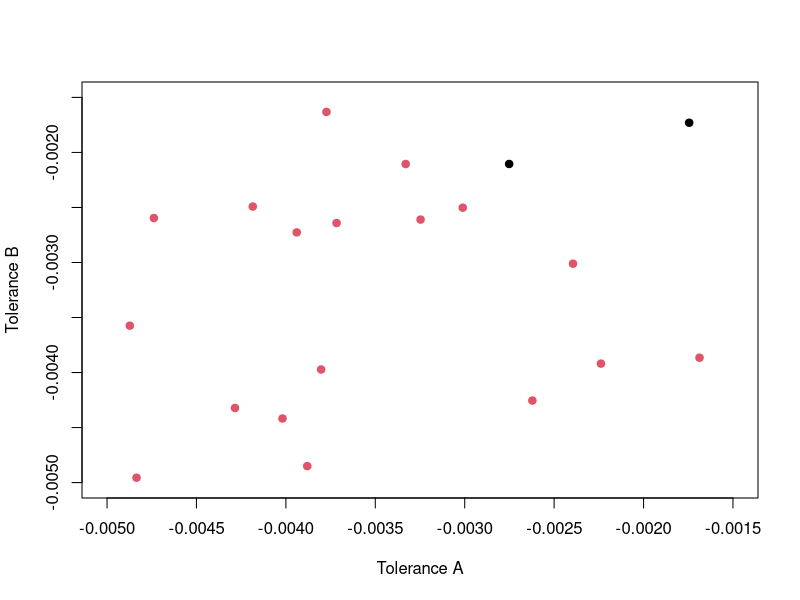
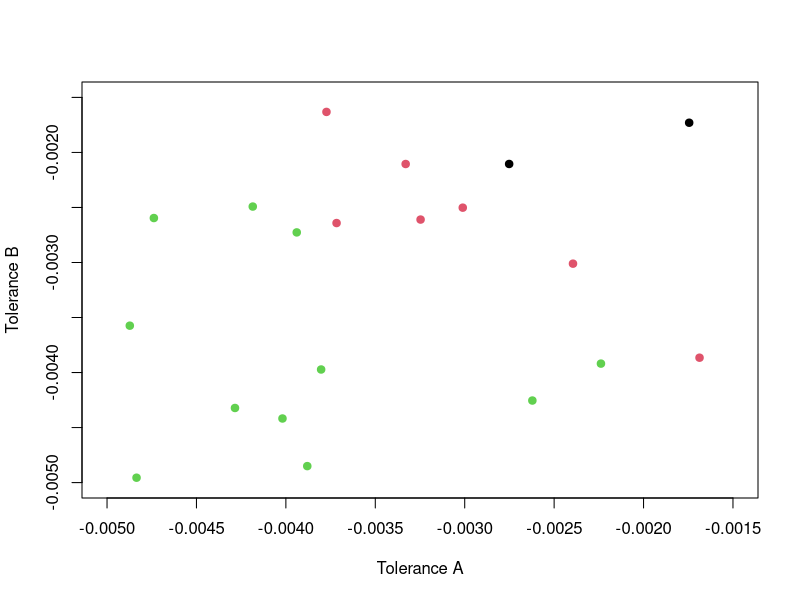

The R script that drew these images, in order: (Note: a time limit stopped this script after it produced the figures.)
require(vegan)
require(MASS)
require(ggplot2)
require(dplyr)

nStressors<-2
reps<-20
Co_sensitivityV<-c("Random","Positive","Negative")
Com_types<-c("Competitive","Facilitative","Trophic")
int_strength<-seq(0,1,by=0.25)

#environmental change####
stress_increase<-6000
stress<-65
stressV<-c(seq(0,stress,length=stress*stress_increase+1))
Tmax<-length(stressV)

samp_stress<-seq(1,Tmax,by=stress_increase)

#function for additive null model####
additive_null<-function(A,B){
  SR<-rep(NA,nrow(A))
  bmass_loss<-SR
  bray<-SR
  if(sum(A[1,])>0 | sum(B[1,])>0){
  hold1<-apply(A,2,function(x){(x[1]-x)/x[1]})+apply(B,2,function(x){(x[1]-x)/x[1]})
  hold1[hold1>1]<-1
  bmass_loss<-rowMeans(hold1*rep(A[1,],each=nrow(hold1)))/mean(A[1,])
  
  hold3<-rep(A[1,],each=nrow(hold1))*(1-hold1)
  bray<-c(0,vegdist(hold3)[1:(nrow(hold3)-1)])
  
  SR<-rowSums(A==0 | B == 0)/sum(A[1,]>0)} 
  return(data.frame(SR=SR,Bmass=bmass_loss,Bray=bray))
}


#data storage####
Vary_int.df<-data.frame(SR=NA,Biomass=NA,Bray.Curtis=NA,Stress=stressV[samp_stress], Reps=rep(1:reps,each=length(samp_stress)),Co_sensitivity=factor(rep(Co_sensitivityV,each=length(samp_stress)*reps),levels = c("Positive","Random","Negative"),ordered = T),Int_strength=rep(int_strength,each=length(samp_stress)*reps*length(Co_sensitivityV)),Com_type=rep(Com_types[1:2],each=length(samp_stress)*reps*length(Co_sensitivityV)*length(int_strength)))
Vary_int_troph.df<-data.frame(SR=NA,Biomass=NA,Bray.Curtis=NA,Stress=stressV[samp_stress], Reps=rep(1:reps,each=length(samp_stress)),Co_sensitivity=factor(rep(Co_sensitivityV,each=length(samp_stress)*reps),levels = c("Positive","Random","Negative"),ordered = T),Int_strength=rep(int_strength,each=length(samp_stress)*reps*length(Co_sensitivityV)),Trophic_level=rep(c("Plant","Herbivore","Carnivore"),each=length(samp_stress)*reps*length(Co_sensitivityV)*length(int_strength)))
Vary_int.df2<-Vary_int.df
Vary_int_troph.df2<-Vary_int_troph.df

Raw_effects.df<-data.frame(SR=NA,Biomass=NA,Bray.Curtis=NA,Stress=stressV[samp_stress],Stressors=rep(factor(c("A","B","AB","Net_effect"),levels=c("AB","A","B","Net_effect"),ordered = T),each=length(samp_stress)),Reps=rep(1:reps,each=length(samp_stress)*4),Co_sensitivity=factor(rep(Co_sensitivityV,each=length(samp_stress)*reps*4),levels = c("Positive","Random","Negative"),ordered = T),Int_strength=rep(int_strength,each=length(samp_stress)*reps*length(Co_sensitivityV)*4),Com_type=rep(Com_types[1:2],each=length(samp_stress)*reps*length(Co_sensitivityV)*length(int_strength)*4))
Raw_effects_troph.df<-data.frame(SR=NA,Biomass=NA,Bray.Curtis=NA,Stress=stressV[samp_stress],Stressors=rep(factor(c("A","B","AB"),levels=c("AB","A","B","Net_effect"),ordered = T),each=length(samp_stress)), Reps=rep(1:reps,each=length(samp_stress)*4),Co_sensitivity=factor(rep(Co_sensitivityV,each=length(samp_stress)*reps*4),levels = c("Positive","Random","Negative"),ordered = T),Int_strength=rep(int_strength,each=length(samp_stress)*reps*length(Co_sensitivityV)*4),Trophic_level=rep(c("Plant","Herbivore","Carnivore"),each=length(samp_stress)*reps*length(Co_sensitivityV)*length(int_strength)*4))

for(com in 1:length(Com_types)){
  print(Com_types[com])
  species<-20
  
  for(r in 1:reps){
    print(paste("Rep",r))
    #make communities####
    BB<-array(0,dim=c(species, species),dimnames=list(1:species,1:species))
    
    intra<--.2
    
    repeat{
      
      #competition
      
      b11=-.15
      BB=b11*matrix(runif(species*species),species,species)
      diag(BB)<-intra
      
      #mixed
      #       hold<-matrix(-1,species,species)
      #       int.n<-sum(hold[upper.tri(hold)])*-1
      #       hold[upper.tri(hold)][sample(int.n, replace=F)<=(0.35*int.n)]<-0.5
      #       hold[lower.tri(hold)][t(hold)[lower.tri(hold)]>0][sample(0.35*int.n, replace=F)<(0.10*int.n)]<-0.5
      #       BB[,,"Mixed"]<-hold*-BB[,,"Competitive"]
      
      #Facilitative
      if(com==2){
        BB<-BB*-0.1#-0.5
        diag(BB)<-intra
      }
      
      #trophic
      if(com==3){
        nprey<-species*0.5
        nherb<-species*0.3
        npred<-species*0.2
        
        trophV<-factor(c(rep("Plants",nprey),rep("Herbivores",nherb),rep("Predators",npred)),levels = c("Plants","Herbivores","Predators"),ordered = T)
        
        b11=0#-.15
        b12=-0.15#-0.3
        b21=0.1
        b23=-.1
        b32= 0.07#.08
        bdiag1=-.2
        bdiag2=-.2
        
        #tritrophic BB Matrix####
        B11=b11*matrix(runif(nprey*nprey),nprey,nprey)
        B12=b12*matrix(runif(nprey*nherb),nprey,nherb)
        B13=matrix(0,nprey,npred)
        B21=b21*matrix(runif(nherb*nprey),nherb,nprey)
        B22=matrix(0,nherb,nherb)
        B23=b23*matrix(runif(nherb*npred),nherb,npred)
        B31=matrix(0,npred,nprey)
        B32=b32*matrix(runif(npred*nherb),npred,nherb)
        B33=matrix(0,npred,npred)
        BB=rbind(cbind(B11 ,B12, B13),cbind(B21,B22, B23),cbind(B31, B32, B33))
        diag(BB)<-bdiag1
        diag(BB[(nprey+nherb+1):species,(nprey+nherb+1):species])<-bdiag2
      }
      
      #weight by species number
      weight=1/(species*4)
      BBhold<-BB*weight
      
      C<-rep(0.1,species)
      if(Com_types[com]=="Trophic"){
        C<-c(rep(0.1,nprey),rep(0,species-nprey))
      }
      btemp1<-BBhold*int_strength[1]
      diag(btemp1)<-diag(BBhold)
      btemp2<-BBhold*int_strength[2]
      diag(btemp2)<-diag(BBhold)
      btemp3<-BBhold*int_strength[3]
      diag(btemp3)<-diag(BBhold)
      btemp4<-BBhold*int_strength[4]
      diag(btemp4)<-diag(BBhold)
      
      if(sum(c(sum(solve(-BBhold,C)>0)==species,sum(solve(-btemp1,C)>=0)==species,sum(solve(-btemp2,C)>0)==species,sum(solve(-btemp3,C)>0)==species,sum(solve(-btemp4,C)>0)==species))==5) break
    }
    
    #tapply(solve(-BBhold[,,com],C),INDEX = trophV,FUN = sum)
    
    for(ct in 1:3){
      #environmental response####
      #start with sensitivity to stress
      sensitivity_scaler<-0.005
      min_sensitivity<-0.3
      if(ct==1){
        #sensitivity<-mvrnorm(n=species,c(0,0),Sigma = matrix(0,2,2)+diag(2)*0.05)
        sensitivity<--matrix(runif(species*2,min = min_sensitivity*sensitivity_scaler,1*sensitivity_scaler),species,2)
      } else {
        #sensitivity<-mvrnorm(n=species,c(0,0),Sigma = matrix(0.9,2,2)+diag(2)*0.05)
        sensitivity1<-mvrnorm(n=species,mu = c(0,0),Sigma = matrix(c(1, 0.9, 0.9, 1), nrow = 2))
        sensitivity<--(pnorm(sensitivity1)*(1-min_sensitivity)+min_sensitivity)*sensitivity_scaler
      }
      if(ct==3){
        sensitivity1[,2]<-sensitivity1[,2]*-1
        sensitivity <- -(pnorm(sensitivity1)*(1-min_sensitivity)+min_sensitivity)*sensitivity_scaler
        
      }
      
      for(k in 1:length(int_strength)){
        BBrun<-BBhold*int_strength[k]
        diag(BBrun)<-diag(BBhold)
        
        #starting abundances
        X<-array(NA,dim=c(Tmax,species,nStressors+1,length(Com_types)))
        X[1,,,com]<-solve(-BBrun,C)
        
        
        for(l in 1:(Tmax-1)){
          Env_resp<-sensitivity[,1]*stressV[l]+sensitivity[,2]*stressV[l]
          X[l+1,,1,com]<-X[l,,1,com]*exp(C+BBrun%*%X[l,,1,com]+Env_resp)
          X[l+1,,1,com][(X[l+1,,1,com]<0.01)]<-0
          
          Env_resp1<-sensitivity[,1]*stressV[l]
          X[l+1,,2,com]<-X[l,,2,com]*exp(C+BBrun%*%X[l,,2,com]+Env_resp1)
          X[l+1,,2,com][(X[l+1,,2,com]<0.01)]<-0
          
          Env_resp2<-sensitivity[,2]*stressV[l]
          X[l+1,,3,com]<-X[l,,3,com]*exp(C+BBrun%*%X[l,,3,com]+Env_resp2)
          X[l+1,,3,com][(X[l+1,,3,com]<0.01)]<-0
        }
        stressL<-20
        extCol<-c(X[samp_stress[stressL],,1,com]==0)
        extCol[X[samp_stress[stressL],,2,com]==0 | X[samp_stress[stressL],,3,com]==0]<-2
        plot(sensitivity, pch=19, ylim=c(-sensitivity_scaler*1,-sensitivity_scaler*min_sensitivity),xlim=c(-sensitivity_scaler*1,-sensitivity_scaler*min_sensitivity),col=extCol+1, xlab="Tolerance A",ylab="Tolerance B")
        
        if(Com_types[com]=="Trophic"){
          AB_plants<-X[samp_stress,trophV=="Plants",1,com]
          A_plants<-X[samp_stress,trophV=="Plants",2,com]
          B_plants<-X[samp_stress,trophV=="Plants",3,com]
          
          AB_herb<-X[samp_stress,trophV=="Herbivores",1,com]
          A_herb<-X[samp_stress,trophV=="Herbivores",2,com]
          B_herb<-X[samp_stress,trophV=="Herbivores",3,com]
          
          AB_pred<-X[samp_stress,trophV=="Predators",1,com]
          A_pred<-X[samp_stress,trophV=="Predators",2,com]
          B_pred<-X[samp_stress,trophV=="Predators",3,com]
          
          #species richness
          srA_prey<-(nprey-specnumber(A_plants))/nprey
          srB_prey<-(nprey-specnumber(B_plants))/nprey
          srAB_prey<-(nprey-specnumber(AB_plants))/nprey
          
          srA_herb<-(nherb-specnumber(A_herb))/nherb
          srB_herb<-(nherb-specnumber(B_herb))/nherb
          srAB_herb<-(nherb-specnumber(AB_herb))/nherb
          
          srA_pred<-(npred-specnumber(A_pred))/npred
          srB_pred<-(npred-specnumber(B_pred))/npred
          srAB_pred<-(npred-specnumber(AB_pred))/npred
          
          #biomass
          bA_prey<-(sum(X[1,trophV=="Plants",2,com])-rowSums(A_plants))/sum(X[1,trophV=="Plants",2,com])
          bB_prey<-(sum(X[1,trophV=="Plants",3,com])-rowSums(B_plants))/sum(X[1,trophV=="Plants",3,com])
          bAB_prey<-(sum(X[1,trophV=="Plants",1,com])-rowSums(AB_plants))/sum(X[1,trophV=="Plants",1,com])
          
          bA_herb<-(sum(X[1,trophV=="Herbivores",2,com])-rowSums(A_herb))/sum(X[1,trophV=="Herbivores",2,com])
          bB_herb<-(sum(X[1,trophV=="Herbivores",3,com])-rowSums(B_herb))/sum(X[1,trophV=="Herbivores",3,com])
          bAB_herb<-(sum(X[1,trophV=="Herbivores",1,com])-rowSums(AB_herb))/sum(X[1,trophV=="Herbivores",1,com])
          
          bA_pred<-(sum(X[1,trophV=="Predators",2,com])-rowSums(A_pred))/sum(X[1,trophV=="Predators",2,com])
          bB_pred<-(sum(X[1,trophV=="Predators",3,com])-rowSums(B_pred))/sum(X[1,trophV=="Predators",3,com])
          bAB_pred<-(sum(X[1,trophV=="Predators",1,com])-rowSums(AB_pred))/sum(X[1,trophV=="Predators",1,com])
          
          #Bray-Curtis dissimilarity
          bcAB_prey<-c(0,vegdist(AB_plants)[1:(length(samp_stress)-1)])
          bcA_prey<-c(0,vegdist(A_plants)[1:(length(samp_stress)-1)])
          bcB_prey<-c(0,vegdist(B_plants)[1:(length(samp_stress)-1)])
          
          bcAB_herb<-c(0,vegdist(AB_herb)[1:(length(samp_stress)-1)])
          bcA_herb<-c(0,vegdist(A_herb)[1:(length(samp_stress)-1)])
          bcB_herb<-c(0,vegdist(B_herb)[1:(length(samp_stress)-1)])
          
          bcAB_pred<-c(0,vegdist(AB_pred)[1:(length(samp_stress)-1)])
          bcA_pred<-c(0,vegdist(A_pred)[1:(length(samp_stress)-1)])
          bcB_pred<-c(0,vegdist(B_pred)[1:(length(samp_stress)-1)])
          
          
          Vary_int_troph.df$SR[Vary_int_troph.df$Reps==r & Vary_int_troph.df$Co_sensitivity==Co_sensitivityV[ct] & Vary_int_troph.df$Int_strength == int_strength[k] & Vary_int_troph.df$Trophic_level == "Plant"]<-srAB_prey-(srA_prey+(1-srA_prey)*srB_prey)
          Vary_int_troph.df$Biomass[Vary_int_troph.df$Reps==r & Vary_int_troph.df$Co_sensitivity==Co_sensitivityV[ct] & Vary_int_troph.df$Int_strength == int_strength[k] & Vary_int_troph.df$Trophic_level == "Plant"]<-bAB_prey-(bA_prey+(1-bA_prey)*bB_prey)
          Vary_int_troph.df$Bray.Curtis[Vary_int_troph.df$Reps==r & Vary_int_troph.df$Co_sensitivity==Co_sensitivityV[ct] & Vary_int_troph.df$Int_strength == int_strength[k] & Vary_int_troph.df$Trophic_level == "Plant"]<-bcAB_prey-(bcA_prey+(1-bcA_prey)*bcB_prey)
          
          Vary_int_troph.df$SR[Vary_int_troph.df$Reps==r & Vary_int_troph.df$Co_sensitivity==Co_sensitivityV[ct] & Vary_int_troph.df$Int_strength == int_strength[k] & Vary_int_troph.df$Trophic_level == "Herbivore"]<-srAB_herb-(srA_herb+(1-srA_herb)*srB_herb)
          Vary_int_troph.df$Biomass[Vary_int_troph.df$Reps==r & Vary_int_troph.df$Co_sensitivity==Co_sensitivityV[ct] & Vary_int_troph.df$Int_strength == int_strength[k] & Vary_int_troph.df$Trophic_level == "Herbivore"]<-bAB_herb-(bA_herb+(1-bA_herb)*bB_herb)
          Vary_int_troph.df$Bray.Curtis[Vary_int_troph.df$Reps==r & Vary_int_troph.df$Co_sensitivity==Co_sensitivityV[ct] & Vary_int_troph.df$Int_strength == int_strength[k] & Vary_int_troph.df$Trophic_level == "Herbivore"]<-bcAB_herb-(bcA_herb+(1-bcA_herb)*bcB_herb)
          
          Vary_int_troph.df$SR[Vary_int_troph.df$Reps==r & Vary_int_troph.df$Co_sensitivity==Co_sensitivityV[ct] & Vary_int_troph.df$Int_strength == int_strength[k] & Vary_int_troph.df$Trophic_level == "Carnivore"]<-srAB_pred-(srA_pred+(1-srA_pred)*srB_pred)
          Vary_int_troph.df$Biomass[Vary_int_troph.df$Reps==r & Vary_int_troph.df$Co_sensitivity==Co_sensitivityV[ct] & Vary_int_troph.df$Int_strength == int_strength[k] & Vary_int_troph.df$Trophic_level == "Carnivore"]<-bAB_pred-(bA_pred+(1-bA_pred)*bB_pred)
          Vary_int_troph.df$Bray.Curtis[Vary_int_troph.df$Reps==r & Vary_int_troph.df$Co_sensitivity==Co_sensitivityV[ct] & Vary_int_troph.df$Int_strength == int_strength[k] & Vary_int_troph.df$Trophic_level == "Carnivore"]<-bcAB_pred-(bcA_pred+(1-bcA_pred)*bcB_pred)
          
          add.null<-additive_null(A_plants,B_plants)
          DF_plants<-data.frame(SR=srAB_prey-add.null$SR,Biomass=bAB_prey-add.null$Bmass,Bray.Curtis=bcAB_prey-add.null$Bray)
          Vary_int_troph.df2[Vary_int_troph.df$Reps==r & Vary_int_troph.df$Co_sensitivity==Co_sensitivityV[ct] & Vary_int_troph.df$Int_strength == int_strength[k] & Vary_int_troph.df$Trophic_level == "Plant",1:3]<-DF_plants
          
          add.null<-additive_null(A_herb,B_herb)
          DF_herb<-data.frame(SR=srAB_herb-add.null$SR,Biomass=bAB_herb-add.null$Bmass,Bray.Curtis=bcAB_herb-add.null$Bray)
          Vary_int_troph.df2[Vary_int_troph.df$Reps==r & Vary_int_troph.df$Co_sensitivity==Co_sensitivityV[ct] & Vary_int_troph.df$Int_strength == int_strength[k] & Vary_int_troph.df$Trophic_level == "Herbivore",1:3]<-DF_herb
          
          add.null<-additive_null(A_pred,B_pred)
          DF_pred<-data.frame(SR=srAB_pred-add.null$SR,Biomass=bAB_pred-add.null$Bmass,Bray.Curtis=bcAB_pred-add.null$Bray)
          Vary_int_troph.df2[Vary_int_troph.df$Reps==r & Vary_int_troph.df$Co_sensitivity==Co_sensitivityV[ct] & Vary_int_troph.df$Int_strength == int_strength[k] & Vary_int_troph.df$Trophic_level == "Carnivore",1:3]<-DF_pred
          
          Raw_effects_troph.df$SR[Raw_effects_troph.df$Reps==r & Raw_effects_troph.df$Co_sensitivity==Co_sensitivityV[ct] & Raw_effects_troph.df$Int_strength == int_strength[k]]<-c(srA_prey,srB_prey,srAB_prey,srA_herb,srB_herb,srAB_herb,srA_pred,srB_pred,srAB_pred,DF_plants$SR,DF_herb$SR,DF_pred$SR)
          Raw_effects_troph.df$Biomass[Raw_effects_troph.df$Reps==r & Raw_effects_troph.df$Co_sensitivity==Co_sensitivityV[ct] & Raw_effects_troph.df$Int_strength == int_strength[k]]<-c(bA_prey,bB_prey,bAB_prey,bA_herb,bB_herb,bAB_herb,bA_pred,bB_pred,bAB_pred,DF_plants$Biomass,DF_herb$Biomass,DF_pred$Biomass)
          Raw_effects_troph.df$Bray.Curtis[Raw_effects_troph.df$Reps==r & Raw_effects_troph.df$Co_sensitivity==Co_sensitivityV[ct] & Raw_effects_troph.df$Int_strength == int_strength[k]]<-c(bcA_prey,bcB_prey,bcAB_prey,bcA_herb,bcB_herb,bcAB_herb,bcA_pred,bcB_pred,bcAB_pred,DF_plants$Bray.Curtis,DF_herb$Bray.Curtis,DF_pred$Bray.Curtis)
        } else{
          
          A<-X[samp_stress,,2,com]
          B<-X[samp_stress,,3,com]
          AB<-X[samp_stress,,1,com]
          
          #species richness
          srA<-(species-specnumber(A))/species
          srB<-(species-specnumber(B))/species
          srAB<-(species-specnumber(AB))/species
          
          #biomass
          bA<-(sum(A[1,])-rowSums(A))/sum(A[1,])
          bB<-(sum(B[1,])-rowSums(B))/sum(B[1,])
          bAB<-(sum(AB[1,])-rowSums(AB))/sum(AB[1,])
          
          #Bray-Curtis dissimilarity
          bcA<-c(0,vegdist(A)[1:(length(samp_stress)-1)])
          bcB<-c(0,vegdist(B)[1:(length(samp_stress)-1)])
          bcAB<-c(0,vegdist(AB)[1:(length(samp_stress)-1)])
          
          
          Vary_int.df$SR[Vary_int.df$Reps==r & Vary_int.df$Co_sensitivity==Co_sensitivityV[ct] & Vary_int.df$Int_strength == int_strength[k] & Vary_int.df$Com_type==Com_types[com]]<-srAB-(srA+(1-srA)*srB)
          Vary_int.df$Biomass[Vary_int.df$Reps==r & Vary_int.df$Co_sensitivity==Co_sensitivityV[ct] & Vary_int.df$Int_strength == int_strength[k] & Vary_int.df$Com_type==Com_types[com]]<-bAB-(bA+(1-bA)*bB)
          Vary_int.df$Bray.Curtis[Vary_int.df$Reps==r & Vary_int.df$Co_sensitivity==Co_sensitivityV[ct] & Vary_int.df$Int_strength == int_strength[k] & Vary_int.df$Com_type==Com_types[com]]<-bcAB-(bcA+(1-bcA)*bcB)
          
          add.null<-additive_null(A,B)
          DF<-data.frame(SR=srAB-add.null$SR,Biomass=bAB-add.null$Bmass,Bray.Curtis=bcAB-add.null$Bray)
          
          Vary_int.df2[Vary_int.df$Reps==r & Vary_int.df$Co_sensitivity==Co_sensitivityV[ct] & Vary_int.df$Int_strength == int_strength[k] & Vary_int.df$Com_type==Com_types[com],1:3]<-DF
        
          Raw_effects.df$SR[Raw_effects.df$Reps==r & Raw_effects.df$Co_sensitivity==Co_sensitivityV[ct] & Raw_effects.df$Int_strength == int_strength[k] & Raw_effects.df$Com_type==Com_types[com]]<-c(srA,srB,srAB,srAB-add.null$SR)
          Raw_effects.df$Biomass[Raw_effects.df$Reps==r & Raw_effects.df$Co_sensitivity==Co_sensitivityV[ct] & Raw_effects.df$Int_strength == int_strength[k] & Raw_effects.df$Com_type==Com_types[com]]<-c(bA,bB,bAB,bAB-add.null$Bmass)
          Raw_effects.df$Bray.Curtis[Raw_effects.df$Reps==r & Raw_effects.df$Co_sensitivity==Co_sensitivityV[ct] & Raw_effects.df$Int_strength == int_strength[k] & Raw_effects.df$Com_type==Com_types[com]]<-c(bcA,bcB,bcAB,bcAB-add.null$Bray)
          }
      }}}}

save(Vary_int.df,Vary_int_troph.df,Vary_int.df2,Vary_int_troph.df2,Raw_effects.df,Raw_effects_troph.df,file = "Co-tolerance.RData")


ColV<-c(2,"Grey30","Dodgerblue")

maxStress<-summarise(group_by(Vary_int.df,Co_sensitivity,Int_strength,Stress,Com_type),Mean=mean(SR,na.rm=T),SD=sd(SR,na.rm=T)) %>%
  group_by(Int_strength,Com_type,Co_sensitivity) %>%
  summarise(stressMax = Stress[which.max(abs(Mean))])

pdf("./Plots/Species richness.pdf",width = 11,height=8.5)
ggplot(summarise(group_by(Vary_int.df2,Stress,Co_sensitivity,Int_strength,Com_type),Mean=mean(SR,na.rm=T),SD=sd(SR,na.rm=T)),aes(x=Stress,y=Mean, group=Co_sensitivity, color=Co_sensitivity, fill=Co_sensitivity))+
  geom_line(size=1.2)+
  geom_ribbon(aes(ymin=Mean-SD,ymax=Mean+SD),alpha=0.3)+
  scale_color_manual(values = ColV)+
  scale_fill_manual(values = ColV)+
  facet_grid(Com_type~Int_strength)+
  theme_bw(base_size = 15)+
  theme(panel.grid.major = element_blank(), panel.grid.minor = element_blank())+
  geom_abline(intercept=0,slope=0, linetype=2)+
  ylab("Species richness change vs. predicted")+
  scale_y_continuous(breaks=seq(-1,1,by=0.1))+
  geom_vline(data=maxStress,aes(xintercept=stressMax), linetype=2)
dev.off()

maxStress<-summarise(group_by(Vary_int.df,Co_sensitivity,Int_strength,Stress,Com_type),Mean=mean(SR,na.rm=T),SD=sd(SR,na.rm=T)) %>%
  filter(Co_sensitivity=="Random") %>%
  group_by(Int_strength,Com_type) %>%
  summarise(stressMax = Stress[which.max(Mean)])

ggplot(summarise(group_by(subset(Raw_effects.df,Co_sensitivity=="Random"),Stress,Int_strength,Com_type,Stressors),Mean=mean(SR,na.rm=T),SD=sd(SR,na.rm=T)),aes(x=Stress,y=Mean, group=Stressors,linetype=Stressors))+
  geom_line(size=1.2)+
  #geom_ribbon(aes(ymin=Mean-SD,ymax=Mean+SD),alpha=0.3)+
  facet_grid(Com_type~Int_strength)+
  theme_bw(base_size = 15)+
  theme(panel.grid.major = element_blank(), panel.grid.minor = element_blank())+
  geom_abline(intercept=0,slope=0, linetype=2)+
  ylab("Species richness change vs. predicted")+
  scale_y_continuous(breaks=seq(-1,1,by=0.1))+
  geom_vline(data=maxStress,aes(xintercept=stressMax), linetype=2)

pdf("./Plots/Composition.pdf",width = 11,height=8.5)
ggplot(summarise(group_by(Vary_int.df2,Stress,Co_sensitivity,Int_strength,Com_type),Mean=mean(Bray.Curtis,na.rm=T),SD=sd(Bray.Curtis,na.rm=T)),aes(x=Stress,y=Mean, group=Co_sensitivity, color=Co_sensitivity, fill=Co_sensitivity))+
  geom_line(size=1.2)+
  geom_ribbon(aes(ymin=Mean-SD,ymax=Mean+SD),alpha=0.3)+
  scale_color_manual(values = ColV)+
  scale_fill_manual(values = ColV)+
  facet_grid(Com_type~Int_strength)+
  theme_bw(base_size = 15)+
  theme(panel.grid.major = element_blank(), panel.grid.minor = element_blank())+
  geom_abline(intercept=0,slope=0, linetype=2)+
  ylab("Compositional change vs. predicted")+
  scale_y_continuous(breaks=seq(-1,1,by=0.1))
dev.off()

maxStress<-summarise(group_by(Vary_int.df,Co_sensitivity,Int_strength,Stress,Com_type),Mean=mean(Bray.Curtis,na.rm=T),SD=sd(Bray.Curtis,na.rm=T)) %>%
  filter(Co_sensitivity=="Random") %>%
  group_by(Int_strength,Com_type) %>%
  summarise(stressMax = Stress[which.max(Mean)])

ggplot(summarise(group_by(subset(Raw_effects.df,Co_sensitivity=="Random"),Stress,Int_strength,Com_type,Stressors),Mean=mean(Bray.Curtis,na.rm=T),SD=sd(Bray.Curtis,na.rm=T)),aes(x=Stress,y=Mean, group=Stressors,linetype=Stressors))+
  geom_line(size=1.2)+
  #geom_ribbon(aes(ymin=Mean-SD,ymax=Mean+SD),alpha=0.3)+
  facet_grid(Com_type~Int_strength)+
  theme_bw(base_size = 15)+
  theme(panel.grid.major = element_blank(), panel.grid.minor = element_blank())+
  geom_abline(intercept=0,slope=0, linetype=2)+
  ylab("Species richness change vs. predicted")+
  scale_y_continuous(breaks=seq(-1,1,by=0.1))+
  geom_vline(data=maxStress,aes(xintercept=stressMax), linetype=2)

pdf("./Plots/Biomass.pdf",width = 11,height=8.5)
ggplot(summarise(group_by(Vary_int.df2,Stress,Co_sensitivity,Int_strength,Com_type),Mean=mean(Biomass,na.rm=T),SD=sd(Biomass,na.rm=T)),aes(x=Stress,y=Mean, group=Co_sensitivity, color=Co_sensitivity, fill=Co_sensitivity))+
  geom_line(size=1.2)+
  geom_ribbon(aes(ymin=Mean-SD,ymax=Mean+SD),alpha=0.3)+
  scale_color_manual(values = ColV)+
  scale_fill_manual(values = ColV)+
  facet_grid(Com_type~Int_strength)+
  theme_bw(base_size = 15)+
  theme(panel.grid.major = element_blank(), panel.grid.minor = element_blank())+
  geom_abline(intercept=0,slope=0, linetype=2)+
  ylab("Biomass change vs. predicted")+
  scale_y_continuous(breaks=seq(-1,1,by=0.1))
dev.off()

maxStress<-summarise(group_by(Vary_int.df,Co_sensitivity,Int_strength,Stress,Com_type),Mean=mean(Biomass,na.rm=T),SD=sd(Biomass,na.rm=T)) %>%
  filter(Co_sensitivity=="Random") %>%
  group_by(Int_strength,Com_type) %>%
  summarise(stressMax = Stress[which.max(Mean)])

ggplot(summarise(group_by(subset(Raw_effects.df,Co_sensitivity=="Random"),Stress,Int_strength,Com_type,Stressors),Mean=mean(Biomass,na.rm=T),SD=sd(Biomass,na.rm=T)),aes(x=Stress,y=Mean, group=Stressors,linetype=Stressors))+
  geom_line(size=1.2)+
  #geom_ribbon(aes(ymin=Mean-SD,ymax=Mean+SD),alpha=0.3)+
  facet_grid(Com_type~Int_strength)+
  theme_bw(base_size = 15)+
  theme(panel.grid.major = element_blank(), panel.grid.minor = element_blank())+
  geom_abline(intercept=0,slope=0, linetype=2)+
  ylab("Species richness change vs. predicted")+
  scale_y_continuous(breaks=seq(-1,1,by=0.1))+
  geom_vline(data=maxStress,aes(xintercept=stressMax), linetype=2)

pdf("./Plots/Trophic species richness.pdf",width = 11,height=8.5)
ggplot(summarise(group_by(Vary_int_troph.df2,Stress,Co_sensitivity,Int_strength,Trophic_level),Mean=mean(SR,na.rm=T),SD=sd(SR,na.rm=T)),aes(x=Stress,y=Mean, group=Co_sensitivity, color=Co_sensitivity,fill=Co_sensitivity))+
  geom_line(size=1.2)+
  geom_ribbon(aes(ymin=Mean-SD,ymax=Mean+SD),alpha=0.3)+
  scale_color_manual(values = ColV)+
  scale_fill_manual(values = ColV)+
  facet_grid(Trophic_level~Int_strength)+
  theme_bw(base_size = 15)+
  theme(panel.grid.major = element_blank(), panel.grid.minor = element_blank())+
  geom_abline(intercept=0,slope=0, linetype=2)+
  ylab("Species richness change vs. predicted")+
  scale_y_continuous(breaks=seq(-1,1,by=0.1))
dev.off()

pdf("./Plots/Trophic composition.pdf",width = 11,height=8.5)
ggplot(summarise(group_by(Vary_int_troph.df2,Stress,Co_sensitivity,Int_strength,Trophic_level),Mean=mean(Bray.Curtis,na.rm=T),SD=sd(Bray.Curtis,na.rm=T)),aes(x=Stress,y=Mean, group=Co_sensitivity, color=Co_sensitivity,fill=Co_sensitivity))+
  geom_line(size=1.2)+
  geom_ribbon(aes(ymin=Mean-SD,ymax=Mean+SD),alpha=0.3)+
  scale_color_manual(values = ColV)+
  scale_fill_manual(values = ColV)+
  facet_grid(Trophic_level~Int_strength)+
  theme_bw(base_size = 15)+
  theme(panel.grid.major = element_blank(), panel.grid.minor = element_blank())+
  geom_abline(intercept=0,slope=0, linetype=2)+
  ylab("Compositional change vs. predicted")+
  scale_y_continuous(breaks=seq(-1,1,by=0.1))
dev.off()

pdf("./Plots/Trophic biomass.pdf",width = 11,height=8.5)
ggplot(summarise(group_by(Vary_int_troph.df,Stress,Co_sensitivity,Int_strength,Trophic_level),Mean=mean(Biomass,na.rm=T),SD=sd(Biomass,na.rm=T)),aes(x=Stress,y=Mean, group=Co_sensitivity, color=Co_sensitivity,fill=Co_sensitivity))+
  geom_line(size=1.2)+
  geom_ribbon(aes(ymin=Mean-SD,ymax=Mean+SD),alpha=0.3)+
  scale_color_manual(values = ColV)+
  scale_fill_manual(values = ColV)+
  facet_grid(Trophic_level~Int_strength)+
  theme_bw(base_size = 15)+
  theme(panel.grid.major = element_blank(), panel.grid.minor = element_blank())+
  geom_abline(intercept=0,slope=0, linetype=2)+
  ylab("Biomass change vs. predicted")+
  scale_y_continuous(breaks=seq(-1,1,by=0.1))
dev.off()
